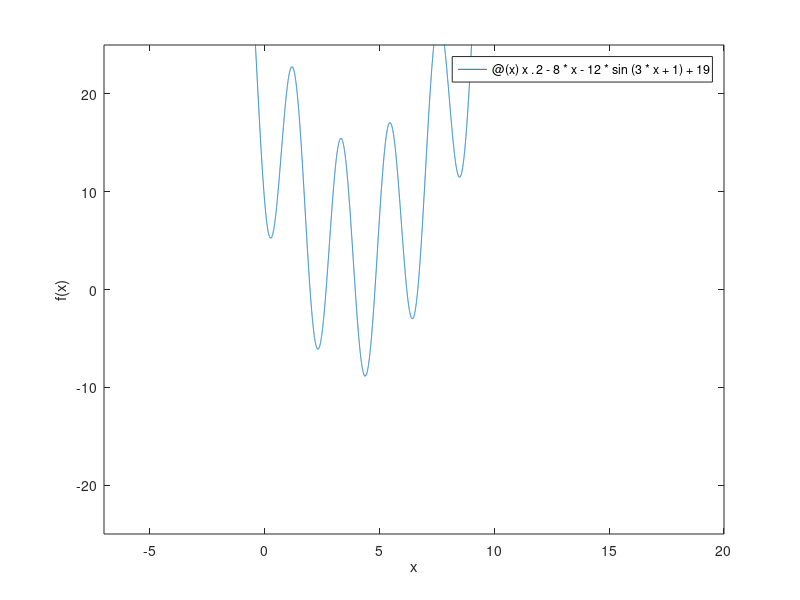

This chart was generated by the following MATLAB code: (Note: this script raises an error after producing the figure.)
%% 1a - plotta f(x)

f = @(x) x.^2 - 8*x - 12*sin(3*x + 1) + 19;

figure(1);
fplot(f, [-7, 20]);
ylim([-25, 25]);

xlabel('x');
ylabel('f(x)');

%% 1b - Fixpunktiteration
format long; 

x0_values = [1.97, 2.67, 3.9, 4.8, 6.2, 6.65];
tau = 1e-10;

for i = 1:length(x0_values)
    xit = fixpunkt(x0_values(i), tau);
    
    fprintf('För startgissning x0 = %f:\n', x0_values(i));
    if isempty(xit)
        fprintf('Nollstället kunde inte hittas.\n');
    else
        fprintf('Nollstället %.20f hittades med %d iterationer.\n', xit(end), length(xit));
        if i == 1
            fprintf('De sista tio värdena på |xn+1 - xn|:\n');
            diffs = abs(diff(xit(end-9:end)));
            for k = 1:length(diffs)
                fprintf('%d. %.55f\n', k, diffs(k));
            end
        end
    end
    
    % Skriver ut iterationer, approximationer och differenser för första roten
    if i == 1
        %fprintf('Utskrift av iterationer, approximationer och differenser för första roten:\n');
        for j = 1:length(xit)
            %fprintf('%4d      %12.8f   %12.8e\n', j, xit(j), abs(xit(j) - xit(max(1, j-1))));
        end
    end
    
    fprintf('--------------------------------------------\n');
end

%% 1c - Newton

format long;

x0_values = [1.97, 2.67, 3.9, 4.8, 6.2, 6.65];
tau = 1e-10;

for i = 1:length(x0_values)
    xit = newton(x0_values(i), tau);

    fprintf('För startgissning x0 = %f:\n', x0_values(i));

    if isempty(xit)
        fprintf('Nollstället kunde inte hittas.\n');
    else
        fprintf('Hittades nollstället %f med %d iterationer.\n', xit(end), length(xit));
        
        if i == 1
            diffs = abs(diff(xit));
            fprintf('Värdena på |xn+1 - xn| för den första roten:\n');
            for j = 1:length(diffs)
                fprintf('%.55f\n', diffs(j));
            end
        end
    end
    
    fprintf('--------------------------------------------\n');
end



%% 1d - konvergensplottar

format long;

x0 = 2;
tau = 1e-10;

% Referenslösning med Newtons metod
start_xref = newton(x0, 1e-15);
xref = start_xref(end);

xit_fixpunkt = fixpunkt(x0, tau);
xit_newton = newton(x0, tau);

diffs_newton = abs(xit_newton - xref);
diffs_fixpunkt = abs(xit_fixpunkt - xref);

% Plotta differenserna för både Newtons metod och fixpunktiteration
figure;
semilogy(1:length(diffs_newton), abs(diffs_newton), 'o-', 'DisplayName', 'Newton');
hold on;
semilogy(1:length(diffs_fixpunkt), abs(diffs_fixpunkt), 'x-', 'DisplayName', 'Fixpunkt');
xlabel('Iteration n');
ylabel('|xn - xref|');
title('Felet efter varje iteration');
legend('Location', 'Best');
grid on;

xit_fixpunkt = fixpunkt(x0, tau);
xit_newton = newton(x0, tau);

% Beräkna felet |en+1| och |en|och plottar
errors_fixpunkt = abs(diff(xit_fixpunkt));
errors_newton = abs(diff(xit_newton));
figure;
loglog(errors_fixpunkt(1:end-1), errors_fixpunkt(2:end), 'o-', 'DisplayName', 'Fixpunkt (p = 1)');
hold on;
loglog(errors_newton(1:end-1), errors_newton(2:end), 'x-', 'DisplayName', 'Newton (p = 2)');

% Plotta linjer med exakta lutningarna 1 och 2
loglog(errors_fixpunkt(1:end-1), errors_fixpunkt(1:end-1), '--', 'DisplayName', 'Exakt lutning (p = 1)');
loglog(errors_newton(1:end-1), errors_newton(1:end-1).^2, '--', 'DisplayName', 'Exakt lutning (p = 2)');

xlabel('|en|');
ylabel('|en+1|');
title('|en+1| som funktion av |en|');
legend('Location', 'Best');
grid on;

%% Funktioner
%% Funktioner
function xit = fixpunkt(x0, tau)
    g = @(x) 1/19 * (x^2 + 11*x - 12*sin(3*x+1)) + 1; 
    
    xold = x0;           
    diff = 1;           
    iter = 0;
    maxiter = 200;
    
    while diff > tau
        iter = iter + 1;           
        x = g(xold);               
        diff = abs(x - xold);      
        xold = x;                  
        
        xit(iter) = x;  
    end
    
    if iter == maxiter
        warning('Maximala antalet iterationer har uppnåtts%f.', xold);
        xit = []; 
    end
end

function xit = newton(x0, tau)
    f = @(x) x.^2 - 8*x - 12*sin(3*x + 1) + 19;
    df = @(x) 2*x - 8 - 36*cos(3*x+1);

    xold = x0;           
    diff = 1;           
    iter = 0;
    maxiter = 200;
        
    while diff > tau && iter < maxiter
        iter = iter + 1;           
        x = xold - (f(xold)/df(xold));               
        diff = abs(x - xold);  
        xold = x;                  
        
        xit(iter) = x;  
        
        %fprintf('%4d      %12.8f   %12.8e\n', iter, x, diff); %För att
        %visa att antalet korrkta siffror dubblas i varje iteration
    end
    
    fprintf('\n');
    
    if iter == maxiter
        warning('Maximala antalet iterationer har uppnåtts %f.', xold);
        xit = []; 
    end
end


